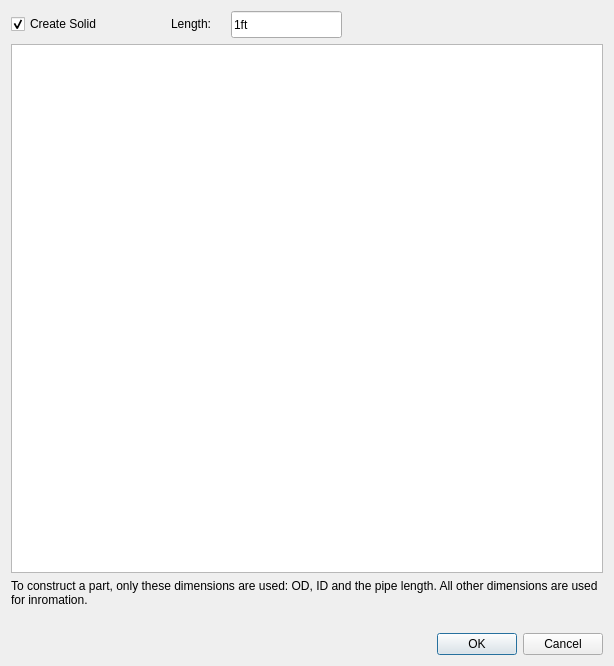
<?xml version="1.0" encoding="UTF-8"?>
<ui version="4.0">
 <class>Dialog</class>
 <widget class="QDialog" name="Dialog">
  <property name="geometry">
   <rect>
    <x>0</x>
    <y>0</y>
    <width>614</width>
    <height>666</height>
   </rect>
  </property>
  <property name="windowTitle">
   <string>Create pipe</string>
  </property>
  <layout class="QVBoxLayout" name="verticalLayout">
   <item>
    <widget class="QWidget" name="horizontalWidget" native="true">
     <property name="minimumSize">
      <size>
       <width>0</width>
       <height>27</height>
      </size>
     </property>
     <property name="layoutDirection">
      <enum>Qt::LeftToRight</enum>
     </property>
     <widget class="QLabel" name="label_3">
      <property name="geometry">
       <rect>
        <x>160</x>
        <y>0</y>
        <width>52</width>
        <height>25</height>
       </rect>
      </property>
      <property name="sizePolicy">
       <sizepolicy hsizetype="Minimum" vsizetype="Minimum">
        <horstretch>0</horstretch>
        <verstretch>0</verstretch>
       </sizepolicy>
      </property>
      <property name="maximumSize">
       <size>
        <width>200</width>
        <height>16777215</height>
       </size>
      </property>
      <property name="text">
       <string>Length:</string>
      </property>
     </widget>
     <widget class="QLineEdit" name="lineEditLength">
      <property name="geometry">
       <rect>
        <x>220</x>
        <y>0</y>
        <width>111</width>
        <height>27</height>
       </rect>
      </property>
      <property name="text">
       <string>1ft</string>
      </property>
     </widget>
     <widget class="QCheckBox" name="checkBoxCreateSolid">
      <property name="geometry">
       <rect>
        <x>0</x>
        <y>0</y>
        <width>121</width>
        <height>26</height>
       </rect>
      </property>
      <property name="text">
       <string>Create Solid</string>
      </property>
      <property name="checked">
       <bool>true</bool>
      </property>
     </widget>
    </widget>
   </item>
   <item>
    <widget class="QTableView" name="tableViewParts">
     <property name="selectionMode">
      <enum>QAbstractItemView::SingleSelection</enum>
     </property>
     <property name="selectionBehavior">
      <enum>QAbstractItemView::SelectRows</enum>
     </property>
    </widget>
   </item>
   <item>
    <widget class="QLabel" name="label_2">
     <property name="text">
      <string>&lt;html&gt;&lt;head/&gt;&lt;body&gt;&lt;p&gt;To construct a part, only these dimensions are used: OD, ID and the pipe length. All other dimensions are used for inromation.&lt;/p&gt;&lt;/body&gt;&lt;/html&gt;</string>
     </property>
     <property name="textFormat">
      <enum>Qt::AutoText</enum>
     </property>
     <property name="wordWrap">
      <bool>true</bool>
     </property>
    </widget>
   </item>
   <item>
    <widget class="QLabel" name="label">
     <property name="text">
      <string/>
     </property>
     <property name="pixmap">
      <pixmap>../macros/pipe-dimensions.png</pixmap>
     </property>
     <property name="alignment">
      <set>Qt::AlignCenter</set>
     </property>
    </widget>
   </item>
   <item>
    <widget class="QDialogButtonBox" name="buttonBox">
     <property name="orientation">
      <enum>Qt::Horizontal</enum>
     </property>
     <property name="standardButtons">
      <set>QDialogButtonBox::Cancel|QDialogButtonBox::Ok</set>
     </property>
    </widget>
   </item>
  </layout>
 </widget>
 <resources/>
 <connections>
  <connection>
   <sender>buttonBox</sender>
   <signal>accepted()</signal>
   <receiver>Dialog</receiver>
   <slot>accept()</slot>
   <hints>
    <hint type="sourcelabel">
     <x>248</x>
     <y>254</y>
    </hint>
    <hint type="destinationlabel">
     <x>157</x>
     <y>274</y>
    </hint>
   </hints>
  </connection>
  <connection>
   <sender>buttonBox</sender>
   <signal>rejected()</signal>
   <receiver>Dialog</receiver>
   <slot>reject()</slot>
   <hints>
    <hint type="sourcelabel">
     <x>316</x>
     <y>260</y>
    </hint>
    <hint type="destinationlabel">
     <x>286</x>
     <y>274</y>
    </hint>
   </hints>
  </connection>
 </connections>
</ui>
